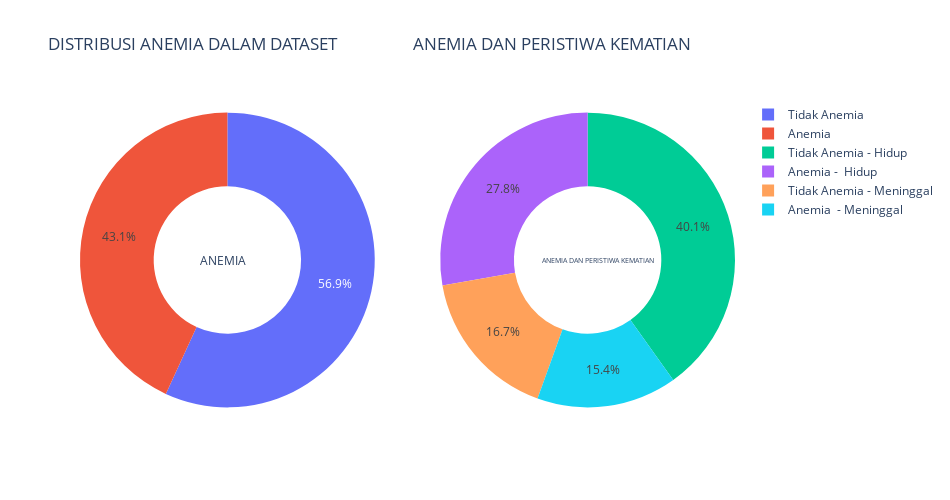

This figure's notebook cell:
### Markdown cell above
Dari subplot di atas dapat disimpulkan bahwa pada data diatas, sebanyak 58,2% adalah orang yang BUKAN PENDERITA DIABETES (di antaranya 39,5% orang yang tetap hidup dan 18,7% orang meninggal) dan sebanyak 42,1% adalah orang PENDERITA DIABETES (dimana 28,4% orang masih tetap hidup dan 13,4% orang yang meninggal).

### Code cell
d1 = data[(data["DEATH_EVENT"]==0) & (data["anaemia"]==0)]
d2 = data[(data["DEATH_EVENT"]==1) & (data["anaemia"]==0)]
d3 = data[(data["DEATH_EVENT"]==0) & (data["anaemia"]==1)]
d4 = data[(data["DEATH_EVENT"]==1) & (data["anaemia"]==1)]

label1 = ["Tidak Anemia","Anemia"]
label2 = ['Tidak Anemia - Hidup','Tidak Anemia - Meninggal', "Anemia -  Hidup", "Anemia  - Meninggal"]
values1 = [(len(d1)+len(d2)), (len(d3)+len(d4))]
values2 = [len(d1),len(d2),len(d3),len(d4)]

# Create subplots: use 'domain' type for Pie subplot
fig = make_subplots(rows=1, cols=2, specs=[[{'type':'domain'}, {'type':'domain'}]])
fig.add_trace(go.Pie(labels=label1, values=values1, name="ANAEMIA"),
              1, 1)
fig.add_trace(go.Pie(labels=label2, values=values2, name="ANAEMIA VS DEATH_EVENT"),
              1, 2)

# Use `hole` to create a donut-like pie chart
fig.update_traces(hole=.5, hoverinfo="label+percent")

fig.update_layout(
    title_text="DISTRIBUSI ANEMIA DALAM DATASET \
                  ANEMIA DAN PERISTIWA KEMATIAN",
    # Add annotations in the center of the donut pies.
    annotations=[dict(text='ANEMIA', x=0.18, y=0.5, font_size=12, showarrow=False),
                 dict(text='ANEMIA DAN PERISTIWA KEMATIAN', x=0.88, y=0.5, font_size=7, showarrow=False)],
    autosize=False,width=950, height=500, paper_bgcolor="white")
fig.show()

### Figure 1 — Plotly figure (JSON) as saved in the notebook; plotly's stock layout.template omitted (floating-point values rounded to 4 significant figures)
{"data": [{"domain": {"x": [0, 0.45], "y": [0, 1]}, "hole": 0.5, "hoverinfo": "label+percent", "labels": ["Tidak Anemia", "Anemia"], "name": "ANAEMIA", "type": "pie", "values": [170, 129]}, {"domain": {"x": [0.55, 1], "y": [0, 1]}, "hole": 0.5, "hoverinfo": "label+percent", "labels": ["Tidak Anemia - Hidup", "Tidak Anemia - Meninggal", "Anemia -  Hidup", "Anemia  - Meninggal"], "name": "ANAEMIA VS DEATH_EVENT", "type": "pie", "values": [120, 50, 83, 46]}], "layout": {"annotations": [{"font": {"size": 12}, "showarrow": false, "text": "ANEMIA", "x": 0.18, "y": 0.5}, {"font": {"size": 7}, "showarrow": false, "text": "ANEMIA DAN PERISTIWA KEMATIAN", "x": 0.88, "y": 0.5}], "autosize": false, "height": 500, "paper_bgcolor": "white", "title": {"text": "DISTRIBUSI ANEMIA DALAM DATASET                   ANEMIA DAN PERISTIWA KEMATIAN"}, "width": 950}}
